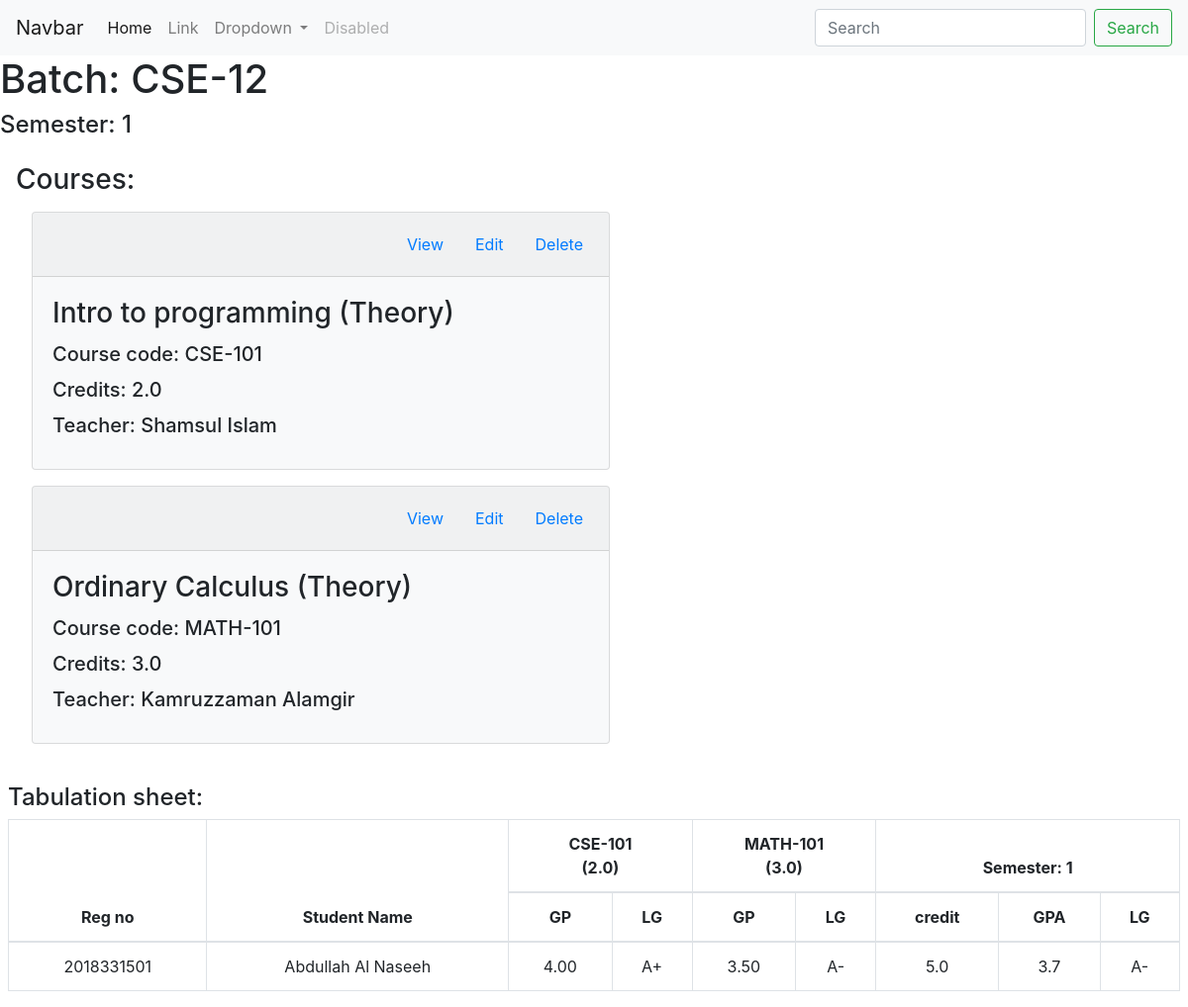
Before: /main/semester_view/CSE-12/1 with the older database file.
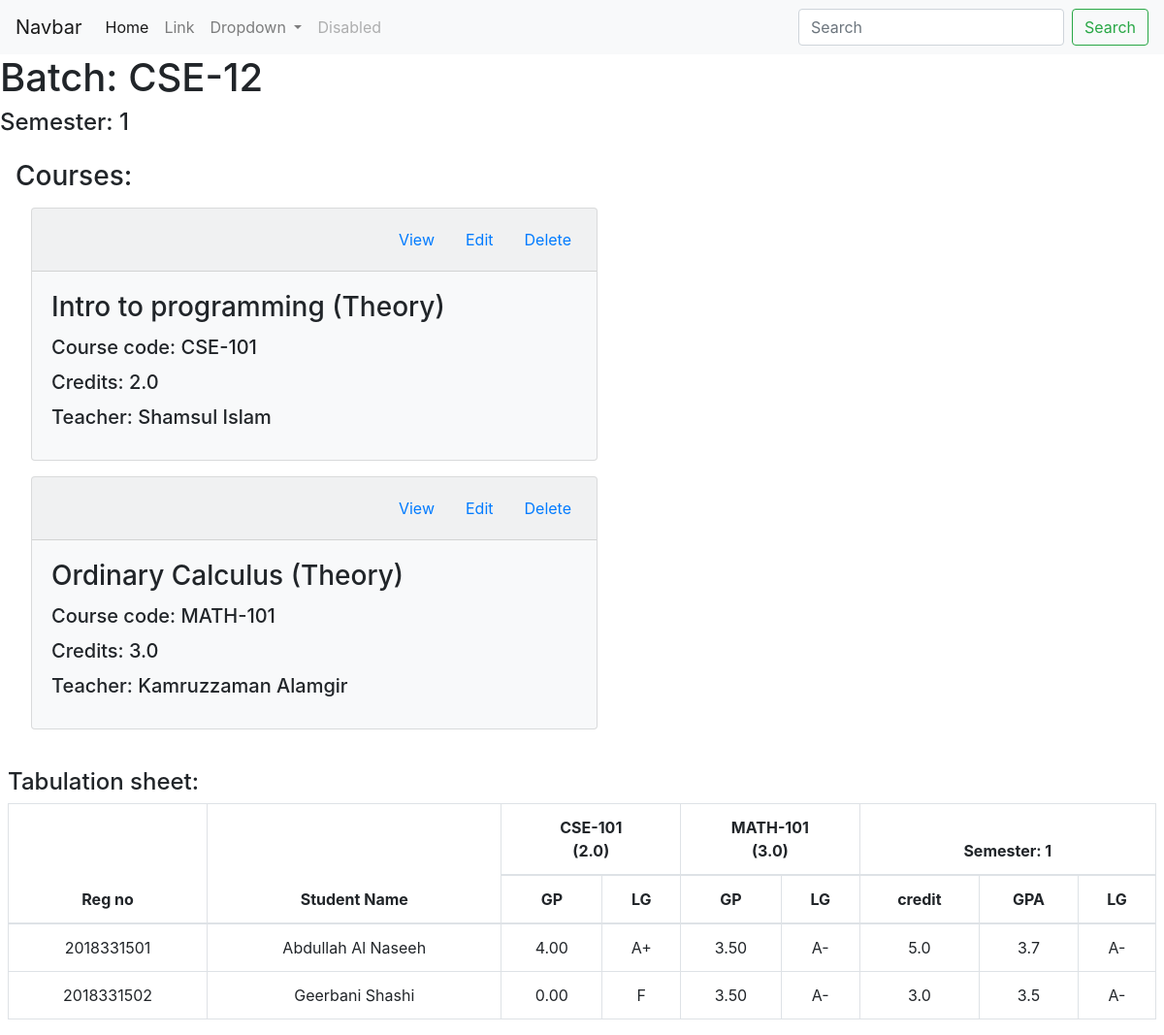
After: the same page with the newer database file.
### main/models.py (models this page shows)
class Result(models.Model):
    id = models.AutoField
    reg_no = models.CharField(max_length=10, default="")
    batch_no = models.CharField(max_length=6, default="") # take session instead
    semester_no = models.IntegerField(default=None)
    course_results = models.CharField(max_length=1000, default="")
    current_semester_credits = models.FloatField(default=0)
    current_semester_total_point = models.FloatField(default=0)
    current_semester_GPA = models.FloatField(default=0)

class Student(models.Model):
    id = models.AutoField
    reg_no = models.CharField(max_length=10, default="")
    batch_no = models.CharField(max_length=6, default="")
    session = models.CharField(max_length=8, default="")
    name = models.CharField(max_length=60, default="")
    father_name = models.CharField(max_length=60, default="")
    mother_name = models.CharField(max_length=60, default="")
    address = models.CharField(max_length=100, default="")
    phone = models.CharField(max_length=11, default="")
    isResidential = models.BooleanField(default=False)
    isCR = models.BooleanField(default=False)
    average_cgpa = models.FloatField(default=0)
    remarks = models.CharField(max_length=500, default="")

### main/views.py (the view, shortened to what this page needs)
# urls.py: path('semester_view/<str:batch_no>/<int:semester_no>', views.semester_view, name="semester_view"),
def semester_view(request, batch_no, semester_no):
    courses = Course.objects.filter(batch_no=batch_no, semester_no=semester_no)
    students = Student.objects.filter(batch_no=batch_no)
    result_objects = Result.objects.filter(batch_no=batch_no, semester_no=semester_no)
    table_sheet = list()
    for result in result_objects:
        a_record = dict()
        a_record['reg_no'] = result.reg_no
        student = Student.objects.filter(batch_no=batch_no, reg_no=result.reg_no).first()
        a_record['name'] = student.name
        a_record['batch_no'] = result.batch_no
        a_record['semester_no'] = result.semester_no
        a_record['course_results'] = json.loads(result.course_results)
        a_record['current_semester_credits'] = result.current_semester_credits
        a_record['current_semester_GPA'] = result.current_semester_GPA
        GPA = result.current_semester_GPA
        if GPA == 4.00 : LG = "A+"
        elif GPA >= 3.75 : LG = "A"
        elif GPA >= 3.50 : LG = "A-"
        elif GPA >= 3.25 : LG = "B+"
        elif GPA >= 3.00 : LG = "B"
        elif GPA >= 2.75 : LG = "B-"
        elif GPA >= 2.50 : LG = "C+"
        elif GPA >= 2.25 : LG = "C"
        elif GPA >= 2.00 : LG = "C-"
        else: LG = "F"
        a_record['current_semester_LG'] = LG
        table_sheet.append(a_record)
    return render(request, 'main/semester_view.html', {'batch_no':batch_no, 'semester_no':semester_no, 'courses':courses, 'table_sheet':table_sheet})

### main/templates/main/semester_view.html (shortened to what this page needs)
{% extends 'main/base.html' %}
{% block body %}
<h1>Batch: {{batch_no}}</h1>
<h4>Semester: {{semester_no}}</h4>
<section class="course-list p-3">
    <h3>Courses: </h3>
    {% for course in courses %}
    <div class="card bg-light w-50 m-3">
        <div class="card-header">
            <ul class="nav nav-pills justify-content-end card-header-pills">
                <li class="nav-item">
                    <a class="nav-link" href="/main/course_view/{{batch_no}}/{{semester_no}}/{{course.course_type}}/{{course.course_code}}">View</a>
                </li>
                <li class="nav-item">
                    <a class="nav-link" href="#">Edit</a>
                </li>
                <li class="nav-item">
                    <a class="nav-link">Delete</a>
                </li>
            </ul>
        </div>
        <div class="card-body">
            <h3 class="card-title">{{course.course_title}} ({{course.course_type}})</h3>
            <h5 class="card-title">Course code: {{course.course_code}}</h5>
            <h5 class="card-title">Credits: {{course.course_credits}}</h5>
            <h5 class="card-title">Teacher: {{course.course_teacher}}</h5>
        </div>
    </div>
    {% endfor %}
</section>
<section class="m-2">
    <h4>Tabulation sheet:</h4>
    <table class="table table-bordered">
        <thead>
            <tr class="text-center">
                <th scope="col" rowspan="2">Reg no</th>
                <th scope="col" rowspan="2">Student Name</th>
                {% for course in courses %}
                    <th scope="col" colspan="2">{{course.course_code}} <br> ({{course.course_credits}})</th>
                {% endfor %}
                <th scope="col" colspan="3">Semester: {{semester_no}}</th>
            </tr>
            <tr class="text-center">
                {% for course in courses %}
                    <th>GP</th>
                    <th>LG</th>
                {% endfor %}
                <th>credit</th>
                <th>GPA</th>
                <th>LG</th>
            </tr>
        </thead>
        <tbody>
            {% for tb_sheet in table_sheet %}
                <tr class="text-center">
                    <td>{{tb_sheet.reg_no}}</td>
                    <td>{{tb_sheet.name}}</td>
                    {% for course, result in tb_sheet.course_results.items %}
                        <td>{{result.GP}}</td>
                        <td>{{result.LG}}</td>
                    {% endfor %}
                    <td>{{tb_sheet.current_semester_credits}}</td>
                    <td>{{tb_sheet.current_semester_GPA}}</td>
                    <td>{{tb_sheet.current_semester_LG}}</td>
                </tr>
            {% endfor %}
        </tbody>
      </table>
</section>
{% endblock %}

Changed rows visible on the page:
added Result: reg_no "2018331502", current_semester_credits "3.0", current_semester_GPA "3.5"
now on this page (row unchanged): Student: name "Geerbani Shashi"
Other visible differences:
new list line: "0.00 F 3.50 A- A-"
